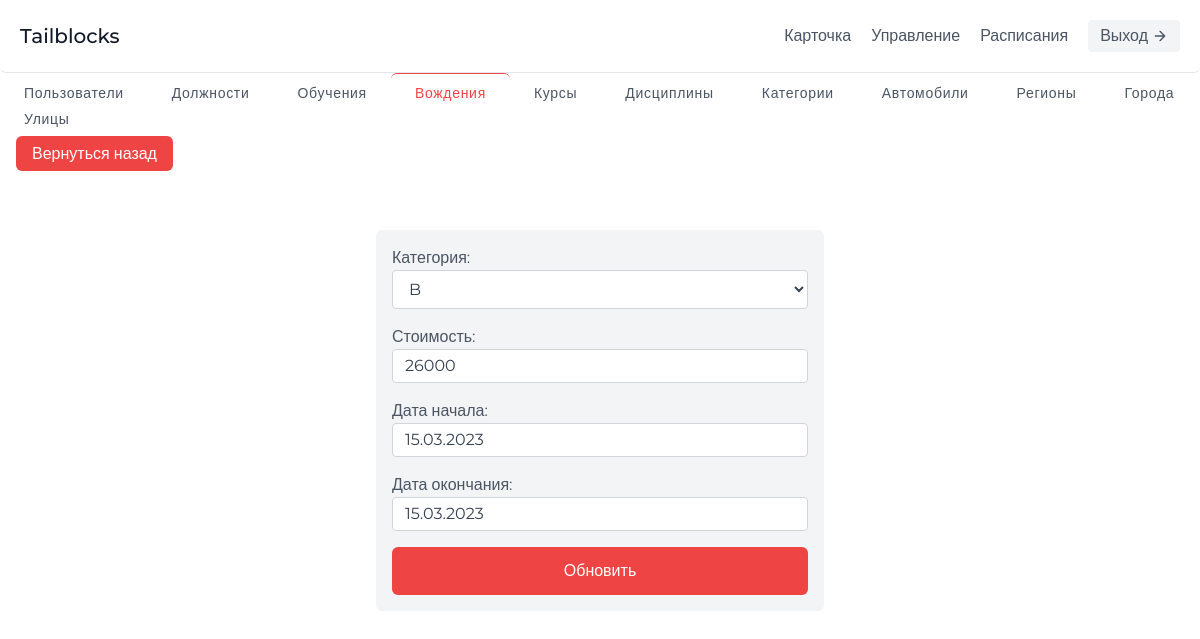
Before: /control/course/1/update with the older database file.
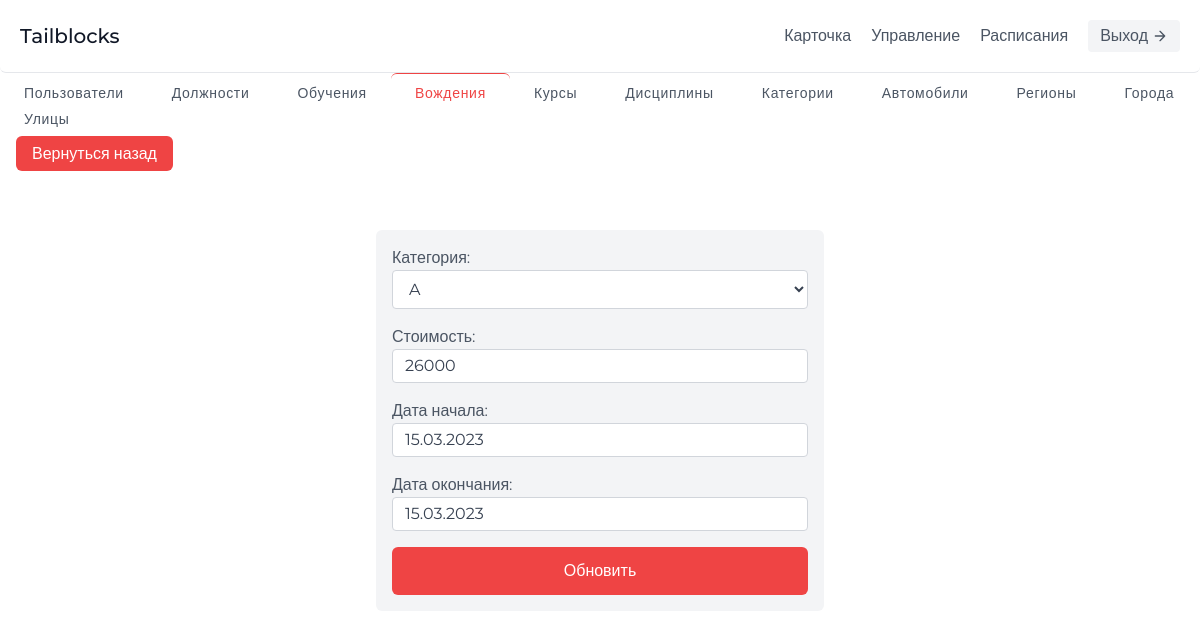
After: the same page with the newer database file.
### app/models.py (models this page shows, shortened)
class Course(models.Model):
    id_category = models.ForeignKey(Category, on_delete=models.CASCADE, verbose_name='Категория')
    price = models.IntegerField(verbose_name='Стоимость')
    start_date_education = models.DateField(verbose_name='Дата начала')
    end_date_education = models.DateField(verbose_name='Дата окончания')
    class Meta:
        verbose_name = 'курс'
        verbose_name_plural = 'курсы'

### app/views.py (the view)
# urls.py: path('control/course/<id>/update', ControlView.coursesControlUpdatePage, name='update-course'),
    def coursesControlUpdatePage(request, id):
        course = Course.objects.get(id=id)
        if request.method == 'GET':
            form = WorkerPostCourseForm(instance=course)
            return render(request, 'worker/forms/update-driving.html', {'form': form})
        elif request.method == 'POST':
            form = WorkerPostCourseForm(request.POST, instance=course)
            if form.is_valid():
                form.save()
                return redirect('/control/courses/')

### app/forms.py
class WorkerPostCourseForm(forms.ModelForm):
    class Meta:
        model = Course
        fields = '__all__'

### app/models.py (called while the page is built)
    def __str__(self):
        return self.name_category

### templates/worker/forms/update-driving.html (shortened to what this page needs)
{% extends '../../base.html' %}
{% load static %}
{% block content %}
	{% block header %}
		{% include '../includes/header-2.html' %}
	{% endblock header %}
	<main>
		<section class="text-gray-600 body-font">
			<div class="flex mx-auto flex-wrap mb-4">
				<a
					class="px-6 w-auto justify-center text-sm font-medium inline-flex items-center leading-none border-gray-200 hover:text-gray-900 hover:bg-gray-100 tracking-wider transition-all ease-in-out"
					href="{% url 'control-users' %}"
				>
					Пользователи
				</a>
				<a
					class="px-6 w-auto justify-center text-sm font-medium inline-flex items-center leading-none border-gray-200 hover:text-gray-900 hover:bg-gray-100 tracking-wider transition-all ease-in-out"
					href="{% url 'control-posts' %}"
				>
					Должности
				</a>
				<a
					class="px-6 w-auto justify-center text-sm font-medium inline-flex items-center leading-none border-gray-200 hover:text-gray-900 hover:bg-gray-100 tracking-wider transition-all ease-in-out"
					href="{% url 'control-trainings' %}"
				>
					Обучения
				</a>
				<a
					class="w-auto justify-center border-t text-sm px-6 font-medium inline-flex items-center leading-none border-red-500 text-red-500 tracking-wider py-3"
				>
					Вождения
				</a>
				<a
					class="px-6 w-auto justify-center text-sm font-medium inline-flex items-center leading-none border-gray-200 hover:text-gray-900 hover:bg-gray-100 tracking-wider transition-all ease-in-out"
					href="{% url 'control-courses' %}"
				>
					Курсы
				</a>
				<a
					class="px-6 w-auto justify-center text-sm font-medium inline-flex items-center leading-none border-gray-200 hover:text-gray-900 hover:bg-gray-100 tracking-wider transition-all ease-in-out"
					href="{% url 'control-disciplines' %}"
				>
					Дисциплины
				</a>
				<a
					class="px-6 w-auto justify-center text-sm font-medium inline-flex items-center leading-none border-gray-200 hover:text-gray-900 hover:bg-gray-100 tracking-wider transition-all ease-in-out"
					href="{% url 'control-categories' %}"
				>
					Категории
				</a>
				<a
					class="px-6 w-auto justify-center text-sm font-medium inline-flex items-center leading-none border-gray-200 hover:text-gray-900 hover:bg-gray-100 tracking-wider transition-all ease-in-out"
					href="{% url 'control-autos' %}"
				>
					Автомобили
				</a>
				<a
					class="px-6 w-auto justify-center text-sm font-medium inline-flex items-center leading-none border-gray-200 hover:text-gray-900 hover:bg-gray-100 tracking-wider transition-all ease-in-out"
					href="{% url 'control-regions' %}"
				>
					Регионы
				</a>
				<a
					class="px-6 w-auto justify-center text-sm font-medium inline-flex items-center leading-none border-gray-200 hover:text-gray-900 hover:bg-gray-100 tracking-wider transition-all ease-in-out"
					href="{% url 'control-cities' %}"
				>
					Города
				</a>
				<a
					class="px-6 w-auto justify-center text-sm font-medium inline-flex items-center leading-none border-gray-200 hover:text-gray-900 hover:bg-gray-100 tracking-wider transition-all ease-in-out"
					href="{% url 'control-streets' %}"
				>
					Улицы
				</a>
			</div>
			<div class="mb-4 ml-4">
				<a class="bg-red-500 text-white hover:bg-red-600 ease-in-out transition-all px-4 py-2 rounded-md" href="{% url 'control-drivings' %}">
					Вернуться назад
				</a>
			</div>
			<div class="max-w-md py-12 mx-auto">
				<form method="POST" action="" class="w-full items-center p-4 bg-gray-100 grid gap-4">
					{% csrf_token %} {{ form.as_div }}
					<button
						class="text-white bg-red-500 border-0 font-medium py-3 px-5 ease-in-out transition-all focus:outline-none hover:bg-red-600 rounded-md"
						type="submit"
					>
						Обновить
					</button>
				</form>
			</div>
		</section>
	</main>
{% endblock content %}

Changed rows visible on the page:
changed Course: id_category "B" → "A"
